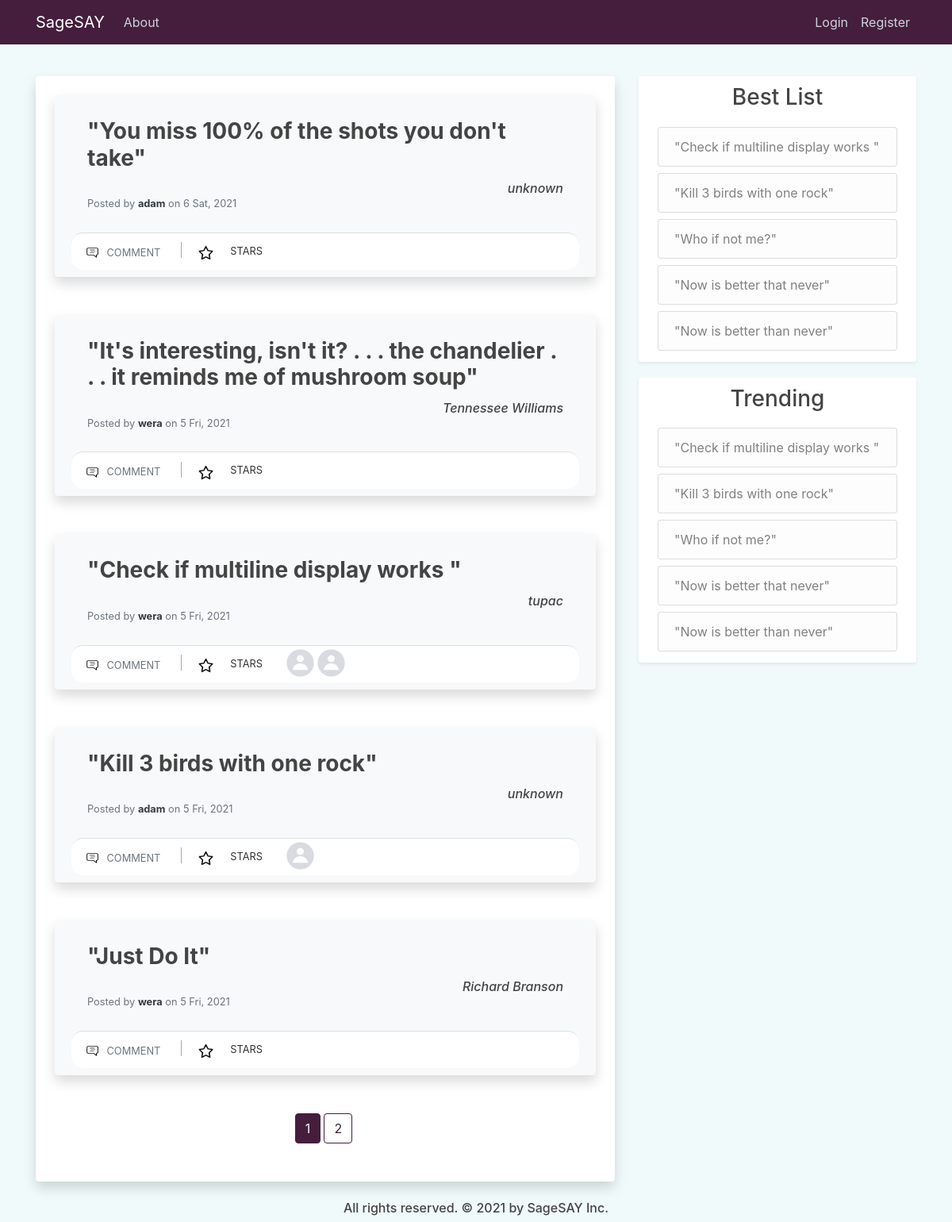
The page /home on the database its author committed.
### quotes_app/models.py (models this page shows, shortened)
class Post(db.Model):
    id = db.Column(db.Integer, primary_key=True)
    author = db.Column(db.String(100), nullable=False, default='Anonymous')
    content = db.Column(db.Text, nullable=False)
    date_posted = db.Column(db.DateTime, nullable=False, default=dt.utcnow)
    user_id = db.Column(db.Integer, db.ForeignKey('user.id'), nullable=False)
    comments = db.relationship('Comment', backref='comment_post', lazy=True)
    likes = db.relationship('Like', backref='like_post', lazy=True)

class User(db.Model, UserMixin):
    id = db.Column(db.Integer, primary_key=True)
    username = db.Column(db.String(20), unique=True, nullable=False)
    email = db.Column(db.String(120), unique=True, nullable=False)
    image_file = db.Column(db.String(20), nullable=False, default='default.jpg')
    password = db.Column(db.String(60), nullable=False)
    posts = db.relationship('Post', backref='posted_by', lazy=True)
    comments = db.relationship('Comment', backref='comment_author', lazy=True)
    likes = db.relationship('Like', backref='like_author', lazy=True)
    more_info = db.relationship('MoreInfoUser', backref='info_author', lazy=True)
    like_comments = db.relationship('LikeComment', backref='like_comment_author', lazy=True)

### quotes_app/main/routes.py (the view)
@main.route("/", methods=['GET', 'POST'])
@main.route("/home", methods=['GET', 'POST'])
def home():
    post_id = request.args.get('star', type=int)
    if post_id:
        if current_user.is_authenticated:
            update_like_table(current_user, post_id)
        else:
            flash('Please log in to give a star.', 'quotes')
    page = request.args.get('page', 1, type=int)
    posts = Post.query.order_by(Post.date_posted.desc()).paginate(page=page, per_page=5)
    posts_data = prepare_posts_display(posts, 8)
    best_posts = get_best_posts(5)
    trend_posts = get_trending(5)
    return render_template('home.html', posts=posts, posts_data=posts_data,
        best_posts=best_posts, trend_posts=trend_posts)

### quotes_app/main/utils.py (called while the page is built)
def prepare_posts_display(posts, size):
    posts_data = []
    for post in posts.items:
        post_info = []
        likes = Like.query.filter_by(like_post=post).limit(size).all()
        for like in likes:
            post_info.append(User.query.get(like.user_id))
        post_info.append(post)
        starred = None
        if current_user.is_authenticated:
            starred = Like.query.filter_by(like_post=post, like_author=current_user).first()
        if starred:
            post_info.append(True)
        else:
            post_info.append(False)
        posts_data.append(post_info)
    return posts_data

def get_best_posts(size):
    posts = Like.query.with_entities(Like.post_id, func.count(Like.user_id))\
        .group_by(Like.post_id).order_by(func.count(Like.user_id).desc()).limit(size).all()
    prep_posts = []
    for item in posts:
        post = Post.query.get(item[0])
        prep_posts.append(post)
    if len(prep_posts) < size:
        prep_posts = prep_posts + Post.query.filter(Post.id.\
            notin_([item.id for item in prep_posts])).order_by(Post.date_posted).\
            limit(size-len(prep_posts)).all()
    return prep_posts

def get_trending(size):
    time_window = dt.utcnow() - timedelta(days=7)
    posts = Like.query.filter(Like.date_like >= time_window).with_entities(Like.post_id,
        func.count(Like.user_id)).group_by(Like.post_id).order_by(func.count(Like.user_id)\
        .desc()).limit(size).all()
    prep_posts = []
    for item in posts:
        post = Post.query.get(item[0])
        prep_posts.append(post)
    if len(prep_posts) < size:
        prep_posts = prep_posts + Post.query.filter(Post.date_posted >= time_window,
            Post.id.notin_([item.id for item in prep_posts])).order_by(Post.date_posted).\
            limit(size-len(prep_posts)).all()
    return prep_posts

### quotes_app/templates/home.html (shortened to what this page needs)
{% extends "layout.html" %}
{% block content %}
<div class="col-md-8">
<div class="mx-auto">
    <div class="container py-4 px-4 bg-white shadow rounded overflow-hidden">
        {% for post in posts_data %}
            <div class="card rounded shadow bg-light py-2 mb-5">
                <div class="card-body ">
                    <div class="row">
                        <div class="col-12 link-post-content">
                            <a href="{{ url_for('posts.post', post_id=post[-2].id) }}"><h3 class="card-title "><b>"{{ post[-2].content }}"</b></h3></a>
                        </div>
                        <div class="col-12 d-flex justify-content-end text-center">
                            <h6><i>{{ post[-2].author }}</i></h6>
                        </div>
                        <div class="col">
                            <h6 class="card-subtitle mb-2 text-muted">
                                <p class="card-text text-muted small"> Posted by <a href="{{ url_for('users.user_profile', username=post[-2].posted_by.username) }}" class="font-weight-bold text-dark"> {{ post[-2].posted_by.username }}</a> on {{ post[-2].date_posted.strftime('%-d %a, %Y') }}</p>
                            </h6>
                        </div>
                    </div>
                </div>
                <div class="card-footer bg-white p-1">
                    <div class="row">
                        <div class="col-md-auto ">
                            <a href="{{ url_for('posts.post', post_id=post[-2].id) }}" class="btn btn-outlined btn-black text-muted bg-transparent" data-wow-delay="0.7s">
                                <img src="{{ url_for('static', filename='comment.png') }}" class="mr-1 " width="19" height="19">
                                <small>COMMENT</small>
                            </a>
                            <a href="{{ url_for('main.home', page=posts.page, star=post[-2].id) }}" class="btn btn-outlined btn-black text-muted bg-transparent" data-wow-delay="0.7s">
                            {% if post[-1] == True %}
                                <img src="{{ url_for('static', filename='christmas-star.png') }}" class="mr-1" width="19" height="19">
                            {% else %}
                                <img src="{{ url_for('static', filename='star.png') }}" class="mr-1" width="19" height="19">
                            {% endif %}
                            </a>
                            <small>STARS</small>
                        </div>
                        <div class="col-md-auto">
                            <ul class="list-inline mb-0">
                                {% for user in post[:-2] %}
                                <li class="list-inline-item">
                                    <a href="{{ url_for('users.user_profile', username=user.username) }}" >
                                        <img src="{{ url_for('static', filename='profile_pics/' + user.image_file) }}" alt="DP" class=" rounded-circle" width="35" height="35">
                                    </a>
                                </li>
                                {% endfor %}
                            </ul>
                        </div>
                    </div>
                </div>
            </div>
        {% endfor %}
        <div class="container d-flex justify-content-center">
            {% for page_num in posts.iter_pages(left_edge=1, right_edge=1, left_current=1, right_current=2) %}
                {% if page_num %}
                    {% if posts.page == page_num %}
                    <a class="mr-1 mb-4 btn btn-violet" href="{{ url_for('main.home', page=page_num) }}">{{ page_num }}</a>
                    {% else %}
                        <a class="mr-1 mb-4 btn btn-outline-violet" href="{{ url_for('main.home', page=page_num) }}">{{ page_num }}</a>
                    {% endif %}
                {% else %}
                    ...
                {% endif %}
            {% endfor %}
        </div>
    </div>
</div>
</div>
<div class="col-md-4">
    <div class="content-section shadow-sm">
        <div class="mb-3 text-center">
            <h3>Best List</h3>
        </div>
        <ul class="list-group">
            {% if not best_posts %}
                <a href="{{ url_for('posts.new_post') }}"><li class="list-group-item list-group-item-light">No Adages. Add one.</li></a>
            {% else %}
                {% for post in best_posts %}
                    <a href="{{ url_for('posts.post', post_id=post.id) }}" class="p-1"><li class="list-group-item list-group-item-light">"{{ post.content }}"</li></a>
                {% endfor %}
            {% endif %}
        </ul>
    </div>
    <div class="content-section shadow-sm">
        <div class="mb-3 text-center">
            <h3>Trending</h3>
        </div>
        <ul class="list-group">
            {% if not trend_posts %}
            <a href="{{ url_for('posts.new_post') }}"><li class="list-group-item list-group-item-light">No activity. Add an Adage or give a star.</li></a>
            {% else %}
                {% for post in trend_posts %}
                <a href="{{ url_for('posts.post', post_id=post.id) }}" class="p-1"><li class="list-group-item list-group-item-light">"{{ post.content }}"</li></a>
                {% endfor %}
            {% endif %}
        </ul>
    </div>
</div>
{% endblock content %}

### quotes_app/static/main.css (style rules this page uses)
body { background: #f0fafa; color: #333333; margin-top: 6rem; }
h1, h2, h3, h4, h5, h6 { color: #444444; }
.btn-outline-violet { color: #451e3e; border-color: #451e3e; }
.btn-violet { color: white; border-color: #451e3e; background-color: #451e3e; }
.list-group a { text-decoration: none; }
.link-post-content a { color: #444444; text-decoration: none; }
.content-section { background: #ffffff; padding: 10px 20px; border-radius: 3px; margin-bottom: 20px; }
.card-footer:last-child { border-radius: 15px; }
.card { background: #451e3e; padding: 10px 20px; border: 1px solid #f8f9fa; border-radius: 8px; margin-bottom: 20px; }
.list-inline-item:not(:last-child) { margin-right: 0px; }

### rows shown on the page
Post: content "You miss 100% of the shots you don't take", author "unknown", username "adam", date_posted "6 Sat, 2021"
Post: content "It's interesting, isn't it? . . . the chandelier . . . it reminds me of mushroom soup", author "Tennessee Williams", username "wera", date_posted "5 Fri, 2021"
User: content "Check if multiline display works", author "tupac", username "wera", date_posted "5 Fri, 2021", image_file (placeholder picture)
User: image_file (picture), content "Kill 3 birds with one rock", author "unknown", username "adam", date_posted "5 Fri, 2021"
Post: content "Just Do It", author "Richard Branson", username "wera", date_posted "5 Fri, 2021"
Post: content "Check if multiline display works"
Post: content "Kill 3 birds with one rock"
Post: content "Who if not me?"
Post: content "Now is better that never"
Post: content "Now is better than never"

### other values the page prints
{{ page_num }} "1"
{{ page_num }} "2"
